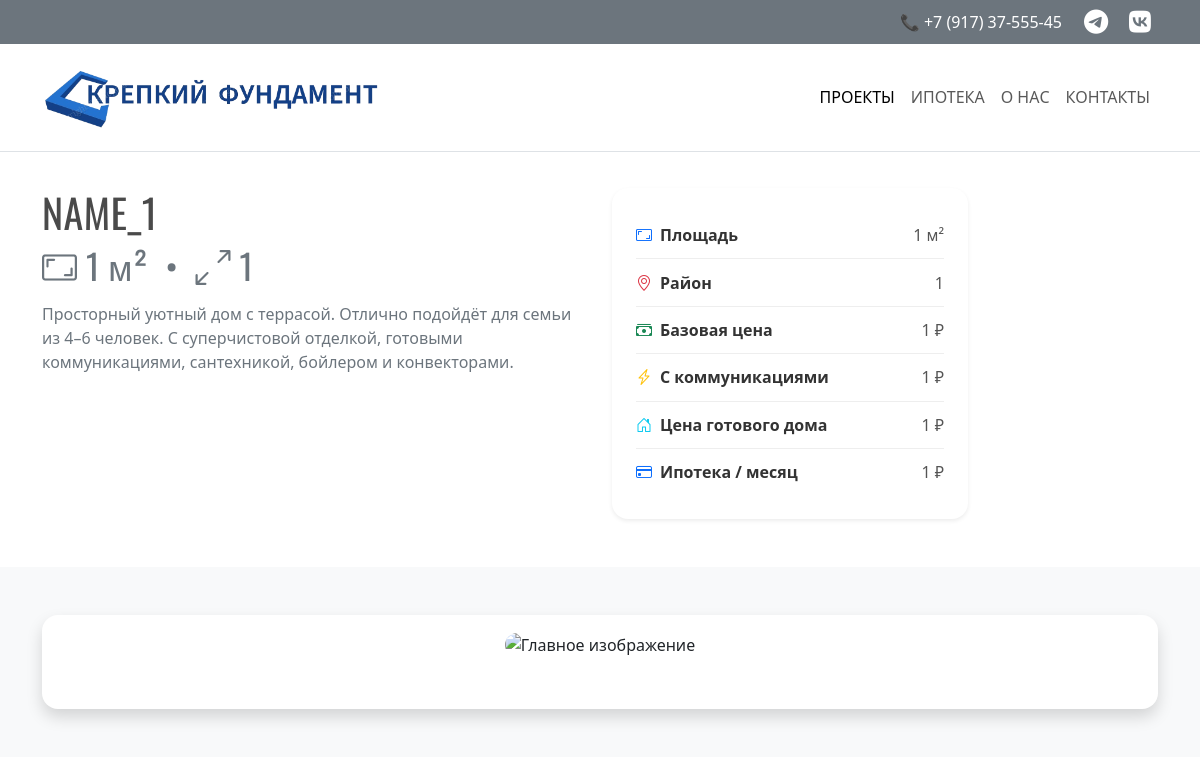
The page /details/1 on the database its author committed.
### app/models.py (models this page shows, shortened)
class Project(db.Model):
    __tablename__ = "projects"
    id = db.Column(db.Integer, primary_key=True)
    title = db.Column(db.String(100), unique=True, nullable=False)
    slug = db.Column(db.String(100), unique=True, nullable=False)
    description = db.Column(db.Text)
    square = db.Column(db.Integer, nullable=False)
    size = db.Column(db.String(15), nullable=False)
    price_base = db.Column(db.Integer, nullable=False)
    price_with_communications = db.Column(db.Integer)
    price_ready = db.Column(db.Integer)
    mortgage_price_per_month = db.Column(db.Integer)
    images_directory_path = db.Column(db.String(300), nullable=False)
    images = db.relationship(
        "ProjectImages",
        back_populates="project",
        cascade="all, delete-orphan",
        lazy="dynamic"
    )

### app/routes.py (the view)
@main_bp.route('/details/<int:id>')
def details(id):
    project = Project.query.get(id)
    return render_template('details.html', project=project)

### app/__init__.py (called while the page is built)
def create_app():
    app = Flask(__name__)
    app.config.from_object('config.Config')  # config.py должен быть в корне проекта
    @app.template_filter('money')
    def money_format(value):
        if value is None:
            return ""
        try:
            return f"{int(value):,}".replace(",", " ")
        except (ValueError, TypeError):
            return value
    db.init_app(app)
    migrate.init_app(app, db)
    from app.routes import main_bp
    app.register_blueprint(main_bp)
    with app.app_context():
        db.create_all()
    return app

### app/templates/details.html (shortened to what this page needs)
{% extends "base.html" %}
{% block content %}
{% block styles %}
{{ super() }}
<link rel="stylesheet" href="{{ url_for('static', filename = '/css/style_details.css') }}">
{% endblock %}
<section class="py-5">
  <div class="container">
    <div class="row g-4 align-items-start">
      <div class="col-lg-6">
        <h1 class="fw-normal mb-3 d-flex flex-column"
    style="font-family: 'Oswald', sans-serif; color: #4a4a4a; letter-spacing: 0.5px;">
  {{ project.title }}
  <small class="fw-normal text-secondary mt-2">
    <i class="bi bi-aspect-ratio"></i> {{ project.square }} м²
    &nbsp;•&nbsp;
    <i class="bi bi-arrows-angle-expand"></i> {{ project.size }}
  </small>
</h1>
        <p class="text-secondary fs-6 mb-4">
          {{ project.description }}
        </p>
      </div>
      <div class="col-lg-4">
        <div class="card border-0 shadow-sm p-4 rounded-4">
          <div class="table-responsive">
            <table class="table table-borderless align-middle mb-0 beautiful-table">
              <tbody>
                <tr>
                  <th><i class="bi bi-aspect-ratio me-2 text-primary"></i>Площадь</th>
                  <td>{{ project.square }} м²</td>
                </tr>
                <tr>
                  <th><i class="bi bi-geo-alt me-2 text-danger"></i>Район</th>
                  <td>{{ project.size }}</td>
                </tr>
                <tr>
                  <th><i class="bi bi-cash-stack me-2 text-success"></i>Базовая цена</th>
                  <td>{{ project.price_base | money }} ₽</td>
                </tr>
                <tr>
                  <th><i class="bi bi-lightning-charge me-2 text-warning"></i>С коммуникациями</th>
                  <td>{{ project.price_with_communications | money }} ₽</td>
                </tr>
                <tr>
                  <th><i class="bi bi-house-door me-2 text-info"></i>Цена готового дома</th>
                  <td>{{ project.price_ready | money }} ₽</td>
                </tr>
                <tr>
                  <th><i class="bi bi-credit-card me-2 text-primary"></i>Ипотека / месяц</th>
                  <td>{{ project.mortgage_price_per_month | money }} ₽</td>
                </tr>
              </tbody>
            </table>
          </div>
        </div>
      </div>
    </div>
  </div>
</section>
<section class="py-5 bg-light">
  <div class="container">
    <div class="card border-0 shadow p-3">
      <div class="text-center mb-3">
        <img id="mainImage" src="{{ url_for('static', filename=project.images.first().url) }}"
             class="gallery-main img-fluid" alt="Главное изображение">
      </div>
      <div class="gallery-thumbs">
      </div>
    </div>
  </div>
</section>
{% endblock %}

### app/static/css/style.css (style rules this page uses)
body { padding-top: 140px; transition: padding-top 0.3s ease; }
.card { border-radius: 16px; transition: transform 0.3s ease, box-shadow 0.3s ease; }
.card i { transition: transform 0.3s ease; }

### app/static/css/style_details.css (style rules this page uses)
:root { --gallery-radius: 12px; --thumb-radius: 8px; --transition-fast: 0.2s ease; --transition-medium: 0.3s ease; --transition-slow: 0.4s ease; --primary-color: #0d6efd; --scrollbar-color: #ccc; --overlay-bg: #000; }
.gallery-main { width: 100%; height: 60vh; object-fit: cover; border-radius: var(--gallery-radius); transition: opacity var(--transition-medium); cursor: zoom-in; }
.gallery-thumbs { overflow-x: auto; white-space: nowrap; padding: 10px 0; display: flex; gap: 10px; }
.gallery-thumbs { scroll-behavior: smooth; }
.beautiful-table th { white-space: nowrap; font-weight: 600; color: #333; padding: 0.7rem 0; }
.beautiful-table td { text-align: right; color: #555; padding: 0.7rem 0; }
.beautiful-table tr + tr th, .beautiful-table tr + tr td { border-top: 1px solid #eee; }

### rows shown on the page
Project: title "NAME_1", square "1", size "1", description "Просторный уютный дом с террасой. Отлично подойдёт для семьи из 4–6 человек. С суперчистовой отделкой, готовыми коммуникациями, сантехникой, бойлером и конвекторами.", price_base "1", price_with_communications "1", price_ready "1", mortgage_price_per_month "1"
